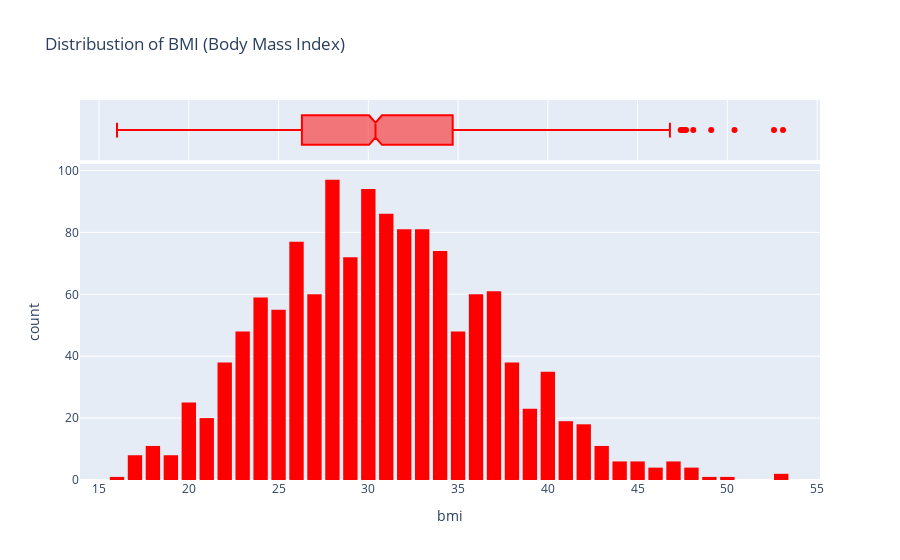

This figure's notebook cell:
### Markdown cell above
The distribution of the number of people in each age group is almost the same except for age groups '19' and '18'. They seem to have more than twice the number of people from the other age groups.

### Code cell
# distribution of BMI(Body Mass Index) of customers 
fig = px.histogram(df,
                    x='bmi',
                    marginal='box',
                    color_discrete_sequence=['red'],
                    title='Distribustion of BMI (Body Mass Index)')

fig.update_layout(bargap=0.2)
fig.show()

### Figure 1 — Plotly figure (JSON) as saved in the notebook; plotly's stock layout.template omitted (floating-point values rounded to 4 significant figures; data arrays with more than 128 entries replaced by an {"elided": "..."} marker saying what was removed)
{"data": [{"alignmentgroup": "True", "bingroup": "x", "hovertemplate": "bmi=%{x}<br>count=%{y}<extra></extra>", "legendgroup": "", "marker": {"color": "red", "pattern": {"shape": ""}}, "name": "", "offsetgroup": "", "orientation": "v", "showlegend": false, "type": "histogram", "x": {"elided": "1338 float values"}, "xaxis": "x", "yaxis": "y"}, {"alignmentgroup": "True", "hovertemplate": "bmi=%{x}<extra></extra>", "legendgroup": "", "marker": {"color": "red"}, "name": "", "notched": true, "offsetgroup": "", "showlegend": false, "type": "box", "x": {"elided": "1338 float values"}, "xaxis": "x2", "yaxis": "y2"}], "layout": {"autosize": true, "bargap": 0.2, "barmode": "relative", "legend": {"tracegroupgap": 0}, "title": {"text": "Distribustion of BMI (Body Mass Index)"}, "xaxis": {"anchor": "y", "autorange": true, "domain": [0, 1], "range": [13.94, 55.16], "title": {"text": "bmi"}, "type": "linear"}, "xaxis2": {"anchor": "y2", "autorange": true, "domain": [0, 1], "matches": "x", "range": [13.94, 55.16], "showgrid": true, "showticklabels": false, "type": "linear"}, "yaxis": {"anchor": "x", "autorange": true, "domain": [0, 0.8316], "range": [0, 102.1], "title": {"text": "count"}}, "yaxis2": {"anchor": "x2", "autorange": true, "domain": [0.8416, 1], "matches": "y2", "range": [-0.5, 0.5], "showgrid": false, "showline": false, "showticklabels": false, "ticks": "", "type": "category"}}}
